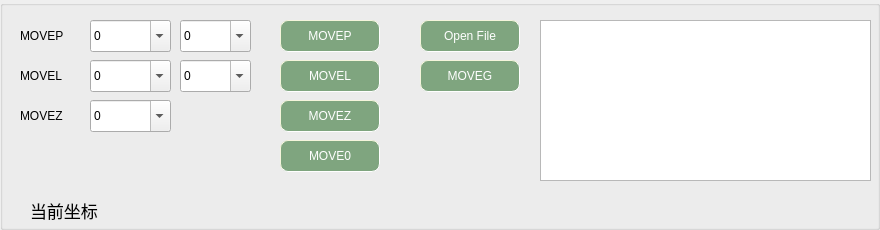
          <widget class="QGroupBox" name="groupBox">
           <property name="enabled">
            <bool>true</bool>
           </property>
           <property name="layoutDirection">
            <enum>Qt::LeftToRight</enum>
           </property>
           <property name="autoFillBackground">
            <bool>false</bool>
           </property>
           <property name="title">
            <string/>
           </property>
           <property name="flat">
            <bool>false</bool>
           </property>
           <widget class="QLabel" name="label_9">
            <property name="geometry">
             <rect>
              <x>20</x>
              <y>20</y>
              <width>73</width>
              <height>32</height>
             </rect>
            </property>
            <property name="sizePolicy">
             <sizepolicy hsizetype="Minimum" vsizetype="Preferred">
              <horstretch>0</horstretch>
              <verstretch>0</verstretch>
             </sizepolicy>
            </property>
            <property name="minimumSize">
             <size>
              <width>64</width>
              <height>32</height>
             </size>
            </property>
            <property name="maximumSize">
             <size>
              <width>96</width>
              <height>32</height>
             </size>
            </property>
            <property name="text">
             <string>MOVEP</string>
            </property>
           </widget>
           <widget class="QComboBox" name="endx">
            <property name="geometry">
             <rect>
              <x>90</x>
              <y>20</y>
              <width>81</width>
              <height>32</height>
             </rect>
            </property>
            <property name="maximumSize">
             <size>
              <width>96</width>
              <height>16777215</height>
             </size>
            </property>
            <property name="editable">
             <bool>true</bool>
            </property>
            <property name="currentText">
             <string>0</string>
            </property>
            <item>
             <property name="text">
              <string>0</string>
             </property>
            </item>
           </widget>
           <widget class="QComboBox" name="endy">
            <property name="geometry">
             <rect>
              <x>180</x>
              <y>20</y>
              <width>71</width>
              <height>32</height>
             </rect>
            </property>
            <property name="maximumSize">
             <size>
              <width>96</width>
              <height>16777215</height>
             </size>
            </property>
            <property name="editable">
             <bool>true</bool>
            </property>
            <item>
             <property name="text">
              <string>0</string>
             </property>
            </item>
           </widget>
           <widget class="QPushButton" name="movep">
            <property name="geometry">
             <rect>
              <x>280</x>
              <y>20</y>
              <width>100</width>
              <height>32</height>
             </rect>
            </property>
            <property name="sizePolicy">
             <sizepolicy hsizetype="Fixed" vsizetype="Fixed">
              <horstretch>0</horstretch>
              <verstretch>0</verstretch>
             </sizepolicy>
            </property>
            <property name="minimumSize">
             <size>
              <width>100</width>
              <height>32</height>
             </size>
            </property>
            <property name="maximumSize">
             <size>
              <width>96</width>
              <height>16777215</height>
             </size>
            </property>
            <property name="cursor">
             <cursorShape>PointingHandCursor</cursorShape>
            </property>
            <property name="styleSheet">
             <string notr="true">QPushButton{
  border-style: inset; border-width: 1px; 
  color: rgb(255, 255, 255);
  background-color: rgb(127, 165, 127);
  border-radius: 8px; 
  border-color: beige; padding: 3px; 
}
QPushButton:hover{
  background-color: rgb(255, 255, 0); 
  color: rgb(255, 0, 0);
}
QPushButton:pressed{
  background-color: #3daee9; color: #7FFF7F
}</string>
            </property>
            <property name="text">
             <string>MOVEP</string>
            </property>
           </widget>
           <widget class="QLabel" name="label_10">
            <property name="geometry">
             <rect>
              <x>20</x>
              <y>60</y>
              <width>73</width>
              <height>32</height>
             </rect>
            </property>
            <property name="sizePolicy">
             <sizepolicy hsizetype="Minimum" vsizetype="Preferred">
              <horstretch>0</horstretch>
              <verstretch>0</verstretch>
             </sizepolicy>
            </property>
            <property name="minimumSize">
             <size>
              <width>64</width>
              <height>32</height>
             </size>
            </property>
            <property name="maximumSize">
             <size>
              <width>96</width>
              <height>32</height>
             </size>
            </property>
            <property name="text">
             <string>MOVEL</string>
            </property>
           </widget>
           <widget class="QComboBox" name="endx_L">
            <property name="geometry">
             <rect>
              <x>90</x>
              <y>60</y>
              <width>81</width>
              <height>32</height>
             </rect>
            </property>
            <property name="maximumSize">
             <size>
              <width>96</width>
              <height>16777215</height>
             </size>
            </property>
            <property name="editable">
             <bool>true</bool>
            </property>
            <property name="currentText">
             <string>0</string>
            </property>
            <item>
             <property name="text">
              <string>0</string>
             </property>
            </item>
           </widget>
           <widget class="QComboBox" name="endy_L">
            <property name="geometry">
             <rect>
              <x>180</x>
              <y>60</y>
              <width>71</width>
              <height>32</height>
             </rect>
            </property>
            <property name="maximumSize">
             <size>
              <width>96</width>
              <height>16777215</height>
             </size>
            </property>
            <property name="editable">
             <bool>true</bool>
            </property>
            <property name="currentText">
             <string>0</string>
            </property>
            <item>
             <property name="text">
              <string>0</string>
             </property>
            </item>
           </widget>
           <widget class="QPushButton" name="movel">
            <property name="geometry">
             <rect>
              <x>280</x>
              <y>60</y>
              <width>100</width>
              <height>32</height>
             </rect>
            </property>
            <property name="sizePolicy">
             <sizepolicy hsizetype="Fixed" vsizetype="Fixed">
              <horstretch>0</horstretch>
              <verstretch>0</verstretch>
             </sizepolicy>
            </property>
            <property name="minimumSize">
             <size>
              <width>100</width>
              <height>32</height>
             </size>
            </property>
            <property name="maximumSize">
             <size>
              <width>96</width>
              <height>16777215</height>
             </size>
            </property>
            <property name="cursor">
             <cursorShape>PointingHandCursor</cursorShape>
            </property>
            <property name="styleSheet">
             <string notr="true">QPushButton{
  border-style: inset; border-width: 1px; 
  color: rgb(255, 255, 255);
  background-color: rgb(127, 165, 127);
  border-radius: 8px; 
  border-color: beige; padding: 3px; 
}
QPushButton:hover{
  background-color: rgb(255, 255, 0); 
  color: rgb(255, 0, 0);
}
QPushButton:pressed{
  background-color: #3daee9; color: #7FFF7F
}</string>
            </property>
            <property name="text">
             <string>MOVEL</string>
            </property>
           </widget>
           <widget class="QLabel" name="label_11">
            <property name="geometry">
             <rect>
              <x>30</x>
              <y>200</y>
              <width>71</width>
              <height>21</height>
             </rect>
            </property>
            <property name="font">
             <font>
              <pointsize>13</pointsize>
             </font>
            </property>
            <property name="mouseTracking">
             <bool>true</bool>
            </property>
            <property name="text">
             <string>当前坐标</string>
            </property>
            <property name="textFormat">
             <enum>Qt::PlainText</enum>
            </property>
            <property name="margin">
             <number>0</number>
            </property>
            <property name="indent">
             <number>0</number>
            </property>
           </widget>
           <widget class="QLabel" name="nowx">
            <property name="geometry">
             <rect>
              <x>130</x>
              <y>200</y>
              <width>71</width>
              <height>21</height>
             </rect>
            </property>
            <property name="font">
             <font>
              <pointsize>10</pointsize>
             </font>
            </property>
            <property name="mouseTracking">
             <bool>false</bool>
            </property>
            <property name="text">
             <string/>
            </property>
            <property name="textFormat">
             <enum>Qt::PlainText</enum>
            </property>
            <property name="margin">
             <number>0</number>
            </property>
            <property name="indent">
             <number>0</number>
            </property>
           </widget>
           <widget class="QLabel" name="nowy">
            <property name="geometry">
             <rect>
              <x>210</x>
              <y>200</y>
              <width>71</width>
              <height>21</height>
             </rect>
            </property>
            <property name="text">
             <string/>
            </property>
            <property name="textFormat">
             <enum>Qt::PlainText</enum>
            </property>
            <property name="margin">
             <number>0</number>
            </property>
            <property name="indent">
             <number>0</number>
            </property>
           </widget>
           <widget class="QPushButton" name="move0">
            <property name="geometry">
             <rect>
              <x>280</x>
              <y>140</y>
              <width>100</width>
              <height>32</height>
             </rect>
            </property>
            <property name="sizePolicy">
             <sizepolicy hsizetype="Fixed" vsizetype="Fixed">
              <horstretch>0</horstretch>
              <verstretch>0</verstretch>
             </sizepolicy>
            </property>
            <property name="minimumSize">
             <size>
              <width>100</width>
              <height>32</height>
             </size>
            </property>
            <property name="maximumSize">
             <size>
              <width>96</width>
              <height>16777215</height>
             </size>
            </property>
            <property name="cursor">
             <cursorShape>PointingHandCursor</cursorShape>
            </property>
            <property name="styleSheet">
             <string notr="true">QPushButton{
  border-style: inset; border-width: 1px; 
  color: rgb(255, 255, 255);
  background-color: rgb(127, 165, 127);
  border-radius: 8px; 
  border-color: beige; padding: 3px; 
}
QPushButton:hover{
  background-color: rgb(255, 255, 0); 
  color: rgb(255, 0, 0);
}
QPushButton:pressed{
  background-color: #3daee9; color: #7FFF7F
}</string>
            </property>
            <property name="text">
             <string>MOVE0</string>
            </property>
           </widget>
           <widget class="QLabel" name="label_13">
            <property name="geometry">
             <rect>
              <x>20</x>
              <y>100</y>
              <width>73</width>
              <height>32</height>
             </rect>
            </property>
            <property name="sizePolicy">
             <sizepolicy hsizetype="Minimum" vsizetype="Preferred">
              <horstretch>0</horstretch>
              <verstretch>0</verstretch>
             </sizepolicy>
            </property>
            <property name="minimumSize">
             <size>
              <width>64</width>
              <height>32</height>
             </size>
            </property>
            <property name="maximumSize">
             <size>
              <width>96</width>
              <height>32</height>
             </size>
            </property>
            <property name="text">
             <string>MOVEZ</string>
            </property>
           </widget>
           <widget class="QComboBox" name="endz">
            <property name="geometry">
             <rect>
              <x>90</x>
              <y>100</y>
              <width>81</width>
              <height>32</height>
             </rect>
            </property>
            <property name="maximumSize">
             <size>
              <width>96</width>
              <height>16777215</height>
             </size>
            </property>
            <property name="editable">
             <bool>true</bool>
            </property>
            <property name="currentText">
             <string>0</string>
            </property>
            <item>
             <property name="text">
              <string>0</string>
             </property>
            </item>
           </widget>
           <widget class="QPushButton" name="movez">
            <property name="geometry">
             <rect>
              <x>280</x>
              <y>100</y>
              <width>100</width>
              <height>32</height>
             </rect>
            </property>
            <property name="sizePolicy">
             <sizepolicy hsizetype="Fixed" vsizetype="Fixed">
              <horstretch>0</horstretch>
              <verstretch>0</verstretch>
             </sizepolicy>
            </property>
            <property name="minimumSize">
             <size>
              <width>100</width>
              <height>32</height>
             </size>
            </property>
            <property name="maximumSize">
             <size>
              <width>96</width>
              <height>16777215</height>
             </size>
            </property>
            <property name="cursor">
             <cursorShape>PointingHandCursor</cursorShape>
            </property>
            <property name="styleSheet">
             <string notr="true">QPushButton{
  border-style: inset; border-width: 1px; 
  color: rgb(255, 255, 255);
  background-color: rgb(127, 165, 127);
  border-radius: 8px; 
  border-color: beige; padding: 3px; 
}
QPushButton:hover{
  background-color: rgb(255, 255, 0); 
  color: rgb(255, 0, 0);
}
QPushButton:pressed{
  background-color: #3daee9; color: #7FFF7F
}</string>
            </property>
            <property name="text">
             <string>MOVEZ</string>
            </property>
           </widget>
           <widget class="QPushButton" name="open_file">
            <property name="geometry">
             <rect>
              <x>420</x>
              <y>20</y>
              <width>100</width>
              <height>32</height>
             </rect>
            </property>
            <property name="sizePolicy">
             <sizepolicy hsizetype="Fixed" vsizetype="Fixed">
              <horstretch>0</horstretch>
              <verstretch>0</verstretch>
             </sizepolicy>
            </property>
            <property name="minimumSize">
             <size>
              <width>100</width>
              <height>32</height>
             </size>
            </property>
            <property name="maximumSize">
             <size>
              <width>96</width>
              <height>16777215</height>
             </size>
            </property>
            <property name="cursor">
             <cursorShape>PointingHandCursor</cursorShape>
            </property>
            <property name="styleSheet">
             <string notr="true">QPushButton{
  border-style: inset; border-width: 1px; 
  color: rgb(255, 255, 255);
  background-color: rgb(127, 165, 127);
  border-radius: 8px; 
  border-color: beige; padding: 3px; 
}
QPushButton:hover{
  background-color: rgb(255, 255, 0); 
  color: rgb(255, 0, 0);
}
QPushButton:pressed{
  background-color: #3daee9; color: #7FFF7F
}</string>
            </property>
            <property name="text">
             <string>Open File</string>
            </property>
           </widget>
           <widget class="QPushButton" name="movegcode">
            <property name="geometry">
             <rect>
              <x>420</x>
              <y>60</y>
              <width>100</width>
              <height>32</height>
             </rect>
            </property>
            <property name="sizePolicy">
             <sizepolicy hsizetype="Fixed" vsizetype="Fixed">
              <horstretch>0</horstretch>
              <verstretch>0</verstretch>
             </sizepolicy>
            </property>
            <property name="minimumSize">
             <size>
              <width>100</width>
              <height>32</height>
             </size>
            </property>
            <property name="maximumSize">
             <size>
              <width>96</width>
              <height>16777215</height>
             </size>
            </property>
            <property name="cursor">
             <cursorShape>PointingHandCursor</cursorShape>
            </property>
            <property name="styleSheet">
             <string notr="true">QPushButton{
  border-style: inset; border-width: 1px; 
  color: rgb(255, 255, 255);
  background-color: rgb(127, 165, 127);
  border-radius: 8px; 
  border-color: beige; padding: 3px; 
}
QPushButton:hover{
  background-color: rgb(255, 255, 0); 
  color: rgb(255, 0, 0);
}
QPushButton:pressed{
  background-color: #3daee9; color: #7FFF7F
}</string>
            </property>
            <property name="text">
             <string>MOVEG</string>
            </property>
           </widget>
           <widget class="QLabel" name="nowz">
            <property name="geometry">
             <rect>
              <x>290</x>
              <y>200</y>
              <width>71</width>
              <height>21</height>
             </rect>
            </property>
            <property name="text">
             <string/>
            </property>
            <property name="textFormat">
             <enum>Qt::PlainText</enum>
            </property>
            <property name="margin">
             <number>0</number>
            </property>
            <property name="indent">
             <number>0</number>
            </property>
           </widget>
           <widget class="QTextBrowser" name="gcode_browser">
            <property name="geometry">
             <rect>
              <x>540</x>
              <y>20</y>
              <width>331</width>
              <height>161</height>
             </rect>
            </property>
           </widget>
          </widget>
